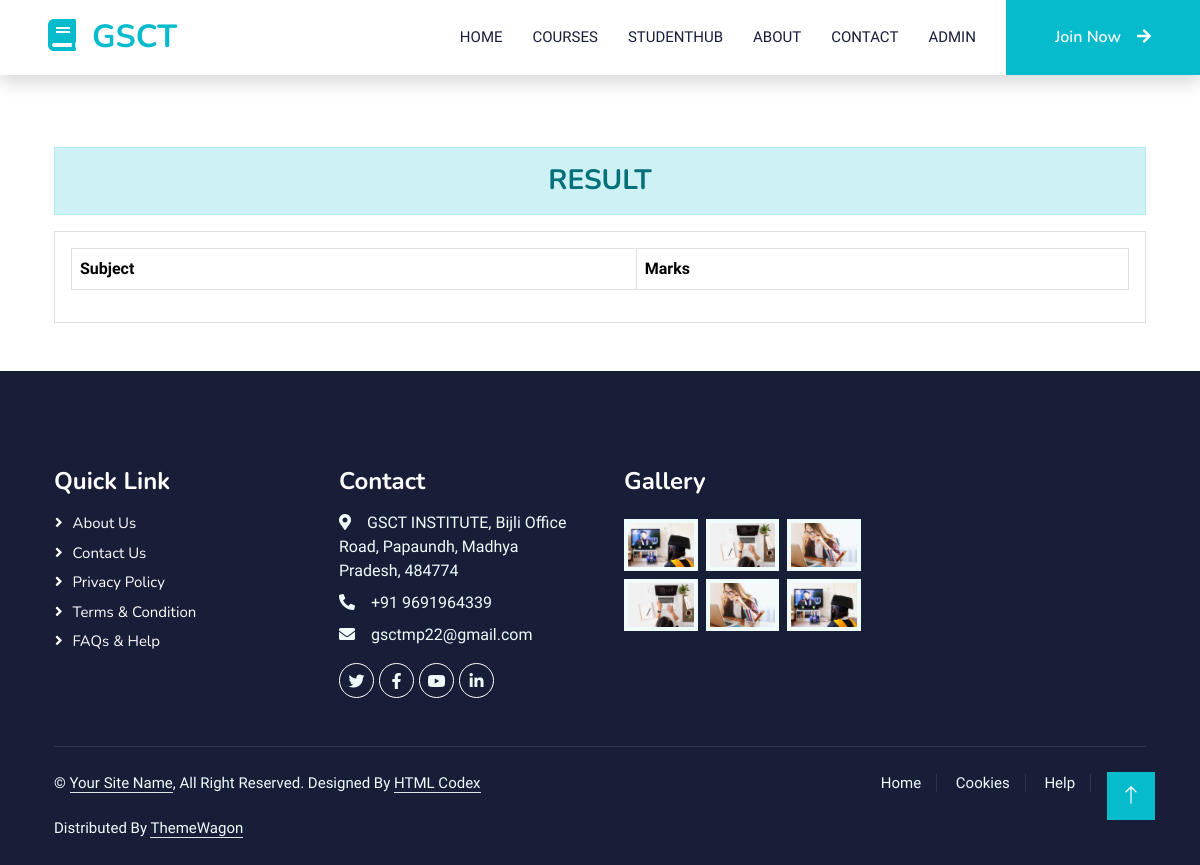
/result/1/, run on an earlier commit of the app's database.
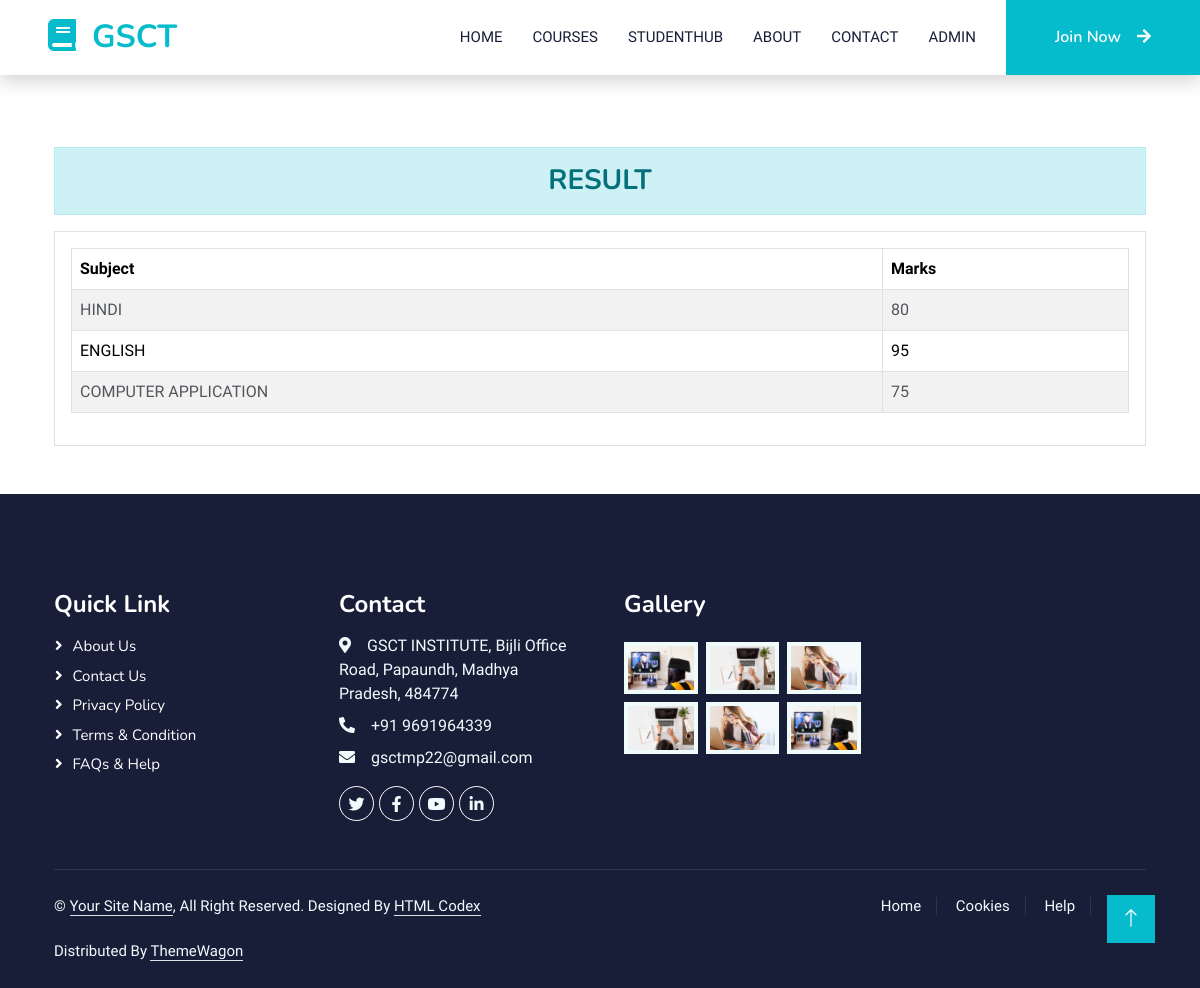
And on a later commit of the database.
### student/models.py (models this page shows)
class Result(models.Model):
    student = models.ForeignKey(
        Student, verbose_name=("Student"), on_delete=models.CASCADE
    )
    subject = models.ForeignKey(
        Subject, verbose_name=("Subject"), on_delete=models.CASCADE
    )
    marks = models.IntegerField()
    def __str__(self):
        return f"{self.student} : {self.subject} - {self.marks}"

class Subject(models.Model):
    semester = models.ForeignKey(
        Semester, verbose_name=("Semester"), on_delete=models.CASCADE
    )
    subject = models.CharField(max_length=250)
    def __str__(self):
        return f"{self.subject}"

### student/views.py (the view)
# urls.py: path("result/<int:id>/", views.results, name="result"),
def results(request, id):
    results = Result.objects.filter(student_id=id)
    print(results)
    return render(request, "result.html", {"results": results})

### student/models.py (called while the page is built)
    def __str__(self):
        return f"{self.std_name}"

### templates/result.html
{% include 'header.html' %}
<div class="container mt-4 pt-5">
  <h3 class="text-center alert alert-primary">RESULT</h3>
  <div class="row">
    <div class="col-md-12">
      <div class="card">
        <div class="card-body">
          <table class="table table-bordered table-striped table-hover">
            <thead class="thead-dark">
              <tr>
                <th>Subject</th>
                <th>Marks</th>
              </tr>
            </thead>
            <tbody>
              {% for result in results %}
                <tr>
                  <td>{{ result.subject }}</td>
                  <td>{{ result.marks }}</td>
                </tr>
              {% endfor %}
            </tbody>
          </table>
        </div>
      </div>
    </div>
  </div>
</div>
{% include 'footer.html' %}

What changed in the data, as far as the page shows it:
now on this page (row edited): Result: subject "HINDI", marks "80"
now on this page (row edited): Result: subject "ENGLISH", marks "95"
now on this page (row edited): Result: subject "COMPUTER APPLICATION", marks "75"
